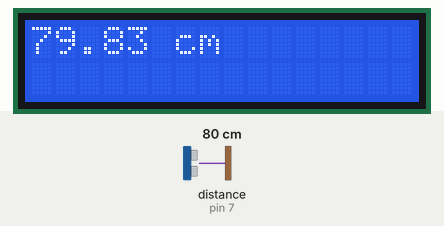
This sketch was run on a simulated Arduino Uno, built with avr-gcc and run on an emulated ATmega328P. Shown: 16×2 character LCD. Wiring (inferred from the names in the program): ultrasonic range finder: trigger pin 6; echo pin 7. The test bench sets the inputs (shaded band); at power-on: distance to the obstacle (sensor on pin 7) 80 cm. The echo pulse lasts 58.3 µs per cm.

Above: at 1.29 s.
1.3 s: distance to the obstacle (sensor on pin 7) set to 18 cm
At 1.39 s:
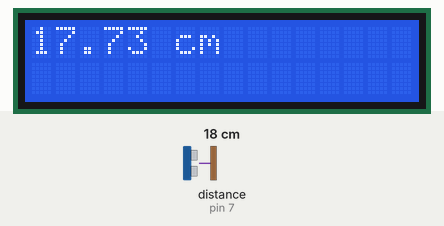
2.8 s: distance to the obstacle (sensor on pin 7) set to 2 cm
At 2.85 s:
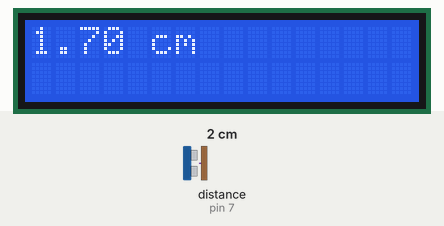
5.8 s: distance to the obstacle (sensor on pin 7) set to 60 cm
At 7.7 s:
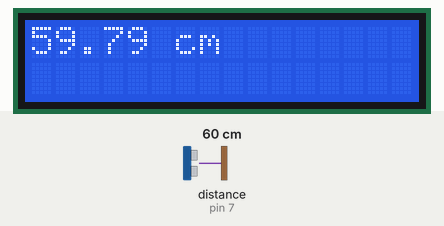

The sketch:

codigo.ino
```cpp
#include <Adafruit_LiquidCrystal.h>
Adafruit_LiquidCrystal lcd(0); // Initialize the LCD

const int tringPin = 6;
const int echoPin = 7;

void setup()
{
  lcd.begin(16, 2); // Initialize LCD with 16 columns and 2 rows
  pinMode(tringPin, OUTPUT);
  pinMode(echoPin, INPUT);
}

static int lastDistance = 0;

void loop()
{
  // Check if distance has changed
  if(lastDistance != (int)Distance()){
	lcd.clear();
    lcd.print(Distance());
    lcd.print(" cm");
    lastDistance = (int)Distance();
  }
}

float Distance(){
  digitalWrite(tringPin, LOW);
  delayMicroseconds(2);

  digitalWrite(tringPin, HIGH);
  delayMicroseconds(10);
  digitalWrite(tringPin, LOW);

  return pulseIn(echoPin, HIGH) / 58.2; // Calculate and return distance in cm
}
```
